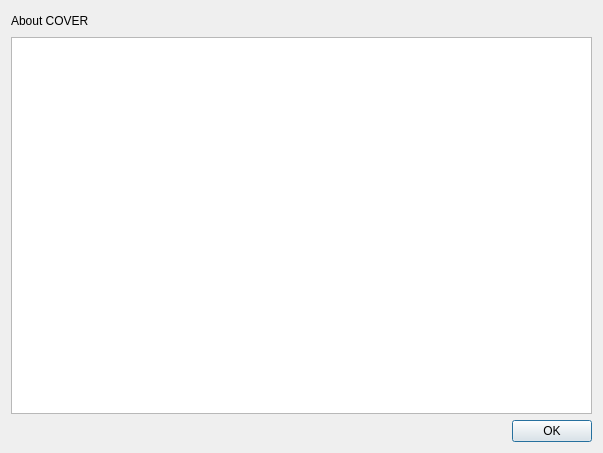
<?xml version="1.0" encoding="UTF-8"?>
<ui version="4.0">
 <class>AboutDialog</class>
 <widget class="QDialog" name="AboutDialog">
  <property name="geometry">
   <rect>
    <x>0</x>
    <y>0</y>
    <width>603</width>
    <height>453</height>
   </rect>
  </property>
  <property name="windowTitle">
   <string>About COVER</string>
  </property>
  <layout class="QVBoxLayout" name="verticalLayout_3">
   <item>
    <layout class="QVBoxLayout" name="verticalLayout_2">
     <item>
      <layout class="QHBoxLayout" name="horizontalLayout">
       <item>
        <widget class="QLabel" name="label">
         <property name="minimumSize">
          <size>
           <width>0</width>
           <height>0</height>
          </size>
         </property>
         <property name="text">
          <string>About COVER</string>
         </property>
        </widget>
       </item>
       <item>
        <spacer name="horizontalSpacer_2">
         <property name="orientation">
          <enum>Qt::Horizontal</enum>
         </property>
         <property name="sizeHint" stdset="0">
          <size>
           <width>40</width>
           <height>20</height>
          </size>
         </property>
        </spacer>
       </item>
      </layout>
     </item>
     <item>
      <layout class="QVBoxLayout" name="verticalLayout">
       <item>
        <widget class="QTextEdit" name="textEdit">
         <property name="acceptDrops">
          <bool>false</bool>
         </property>
         <property name="lineWrapMode">
          <enum>QTextEdit::FixedColumnWidth</enum>
         </property>
         <property name="lineWrapColumnOrWidth">
          <number>80</number>
         </property>
         <property name="readOnly">
          <bool>true</bool>
         </property>
         <property name="acceptRichText">
          <bool>false</bool>
         </property>
        </widget>
       </item>
       <item>
        <widget class="QDialogButtonBox" name="buttonBox">
         <property name="orientation">
          <enum>Qt::Horizontal</enum>
         </property>
         <property name="standardButtons">
          <set>QDialogButtonBox::Ok</set>
         </property>
        </widget>
       </item>
      </layout>
     </item>
    </layout>
   </item>
  </layout>
 </widget>
 <tabstops>
  <tabstop>textEdit</tabstop>
 </tabstops>
 <resources/>
 <connections>
  <connection>
   <sender>buttonBox</sender>
   <signal>accepted()</signal>
   <receiver>AboutDialog</receiver>
   <slot>accept()</slot>
   <hints>
    <hint type="sourcelabel">
     <x>248</x>
     <y>254</y>
    </hint>
    <hint type="destinationlabel">
     <x>157</x>
     <y>274</y>
    </hint>
   </hints>
  </connection>
  <connection>
   <sender>buttonBox</sender>
   <signal>rejected()</signal>
   <receiver>AboutDialog</receiver>
   <slot>reject()</slot>
   <hints>
    <hint type="sourcelabel">
     <x>316</x>
     <y>260</y>
    </hint>
    <hint type="destinationlabel">
     <x>286</x>
     <y>274</y>
    </hint>
   </hints>
  </connection>
 </connections>
</ui>
